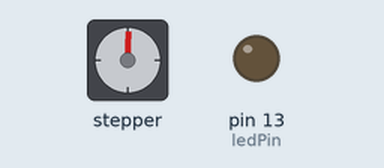
Recording of a sketch running on a simulated Arduino Uno, built with avr-gcc and run on an emulated ATmega328P. Parts: stepper motor, output pins drawn as LEDs (lit = HIGH). Stepper angles assume 100 steps per turn.

Above: at 0.15 s.
At 12.61 s:
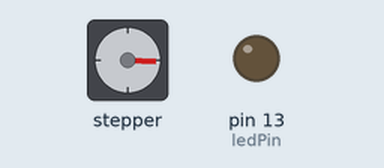
At 24.9 s:
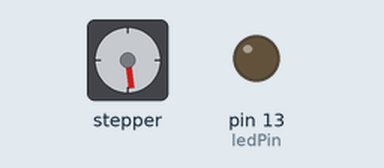
At 39.81 s:
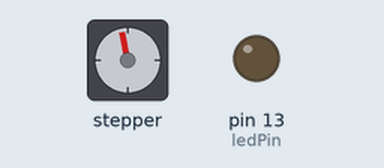
Timing chart, 0 to 40.0 s (numbered marks = the images above):
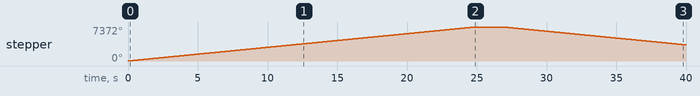

The sketch:

TestSwitch.ino
```cpp
#include <Stepper.h>
#define STEPS 100

Stepper small_stepper(STEPS, 2, 4, 3, 5);
int  Steps2Take;


int ledPin = 13; // choose the pin for the LED
int inPin = 7;   // choose the input pin (for a pushbutton)
int val = 0;     // variable for reading the pin status


void setup()
{
   pinMode(ledPin, OUTPUT);  // declare LED as output
   pinMode(inPin, INPUT);    // declare pushbutton as input
  Serial.begin(9600);
}

void loop()
{
  small_stepper.setSpeed(50);
  Steps2Take  =  2048;

  if (true) {

    // Rotate CW For a complete rotation
  // Change this number for change the degrees of the rotation
  small_stepper.step(Steps2Take);
  delay(2000);
  small_stepper.setSpeed(50);

  // Change this for change the speed
  Steps2Take  =  -2048;  // Rotate CCW
  small_stepper.step(Steps2Take);
  delay(2000);

  }

   //val = digitalRead(inPin);  // read input value

}
```

Measured:
- by itself, stepper: turns 7372° clockwise in 24.9 s, then 3877° counter-clockwise in 13.1 s
